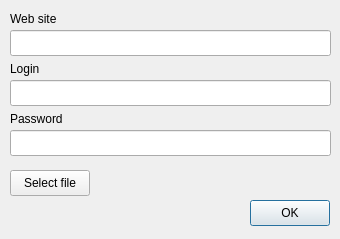
<?xml version="1.0" encoding="UTF-8"?>
<ui version="4.0">
 <class>SavedPassword</class>
 <widget class="QDialog" name="SavedPassword">
  <property name="geometry">
   <rect>
    <x>0</x>
    <y>0</y>
    <width>340</width>
    <height>239</height>
   </rect>
  </property>
  <property name="windowTitle">
   <string>Saved password</string>
  </property>
  <property name="windowIcon">
   <iconset resource="res.qrc">
    <normaloff>:/new/icons/resources/icons/main_window_ico.png</normaloff>:/new/icons/resources/icons/main_window_ico.png</iconset>
  </property>
  <widget class="QLabel" name="label">
   <property name="geometry">
    <rect>
     <x>10</x>
     <y>10</y>
     <width>58</width>
     <height>18</height>
    </rect>
   </property>
   <property name="text">
    <string>Web site</string>
   </property>
  </widget>
  <widget class="QLineEdit" name="websiteLE">
   <property name="geometry">
    <rect>
     <x>10</x>
     <y>30</y>
     <width>321</width>
     <height>26</height>
    </rect>
   </property>
   <property name="readOnly">
    <bool>true</bool>
   </property>
  </widget>
  <widget class="QLabel" name="label_2">
   <property name="geometry">
    <rect>
     <x>10</x>
     <y>60</y>
     <width>58</width>
     <height>18</height>
    </rect>
   </property>
   <property name="text">
    <string>Login</string>
   </property>
  </widget>
  <widget class="QLineEdit" name="loginLE">
   <property name="geometry">
    <rect>
     <x>10</x>
     <y>80</y>
     <width>321</width>
     <height>26</height>
    </rect>
   </property>
   <property name="readOnly">
    <bool>true</bool>
   </property>
  </widget>
  <widget class="QLabel" name="label_3">
   <property name="geometry">
    <rect>
     <x>10</x>
     <y>110</y>
     <width>58</width>
     <height>18</height>
    </rect>
   </property>
   <property name="text">
    <string>Password</string>
   </property>
  </widget>
  <widget class="QLineEdit" name="passwordLE">
   <property name="geometry">
    <rect>
     <x>10</x>
     <y>130</y>
     <width>321</width>
     <height>26</height>
    </rect>
   </property>
   <property name="readOnly">
    <bool>true</bool>
   </property>
  </widget>
  <widget class="QPushButton" name="okBtn">
   <property name="geometry">
    <rect>
     <x>250</x>
     <y>200</y>
     <width>80</width>
     <height>26</height>
    </rect>
   </property>
   <property name="text">
    <string>OK</string>
   </property>
  </widget>
  <widget class="QPushButton" name="pushButton">
   <property name="geometry">
    <rect>
     <x>10</x>
     <y>170</y>
     <width>80</width>
     <height>26</height>
    </rect>
   </property>
   <property name="text">
    <string>Select file</string>
   </property>
  </widget>
  <widget class="QLabel" name="selectedFileName">
   <property name="geometry">
    <rect>
     <x>100</x>
     <y>170</y>
     <width>231</width>
     <height>21</height>
    </rect>
   </property>
   <property name="text">
    <string/>
   </property>
  </widget>
 </widget>
 <resources>
  <include location="res.qrc"/>
 </resources>
 <connections/>
</ui>
